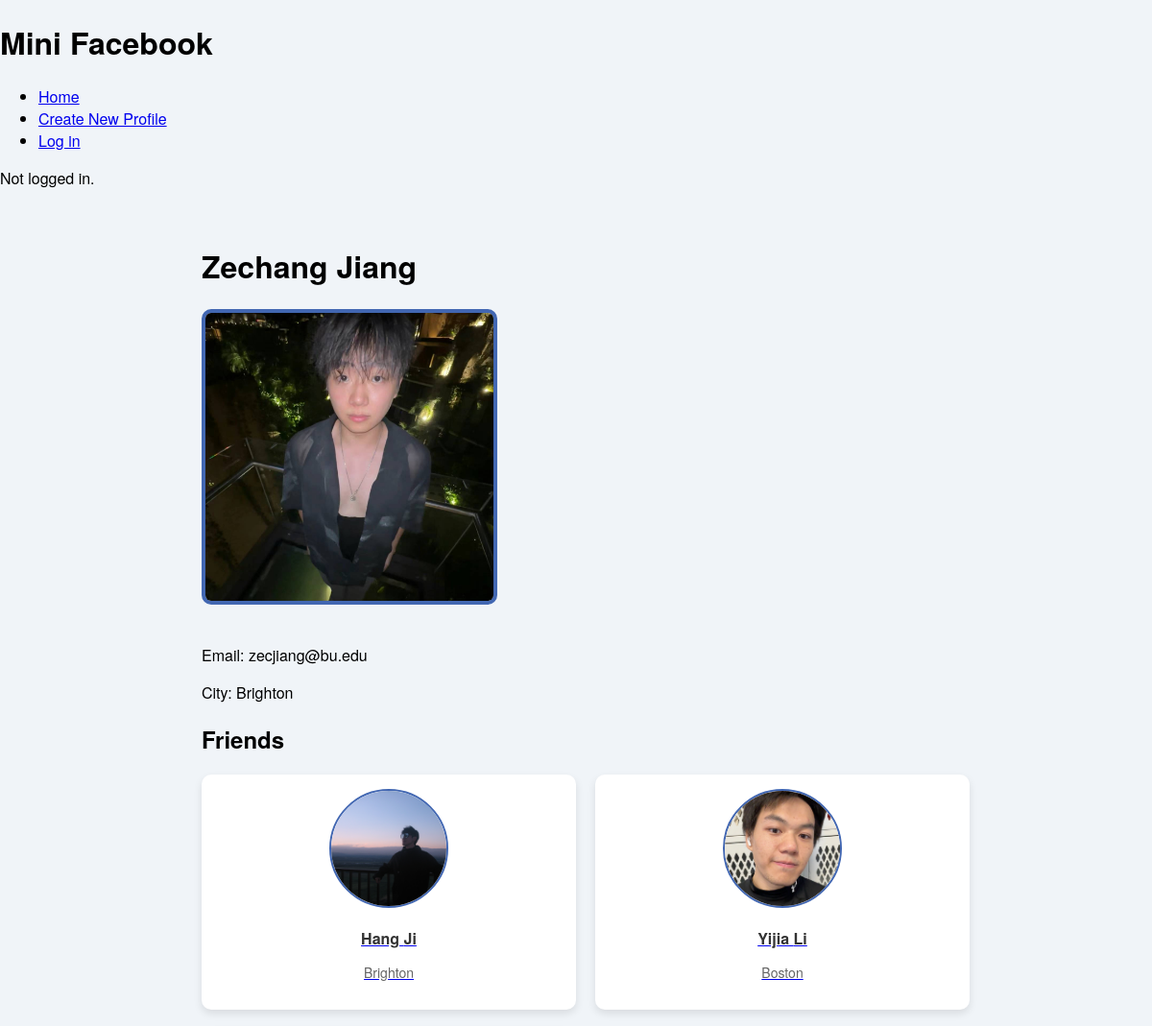
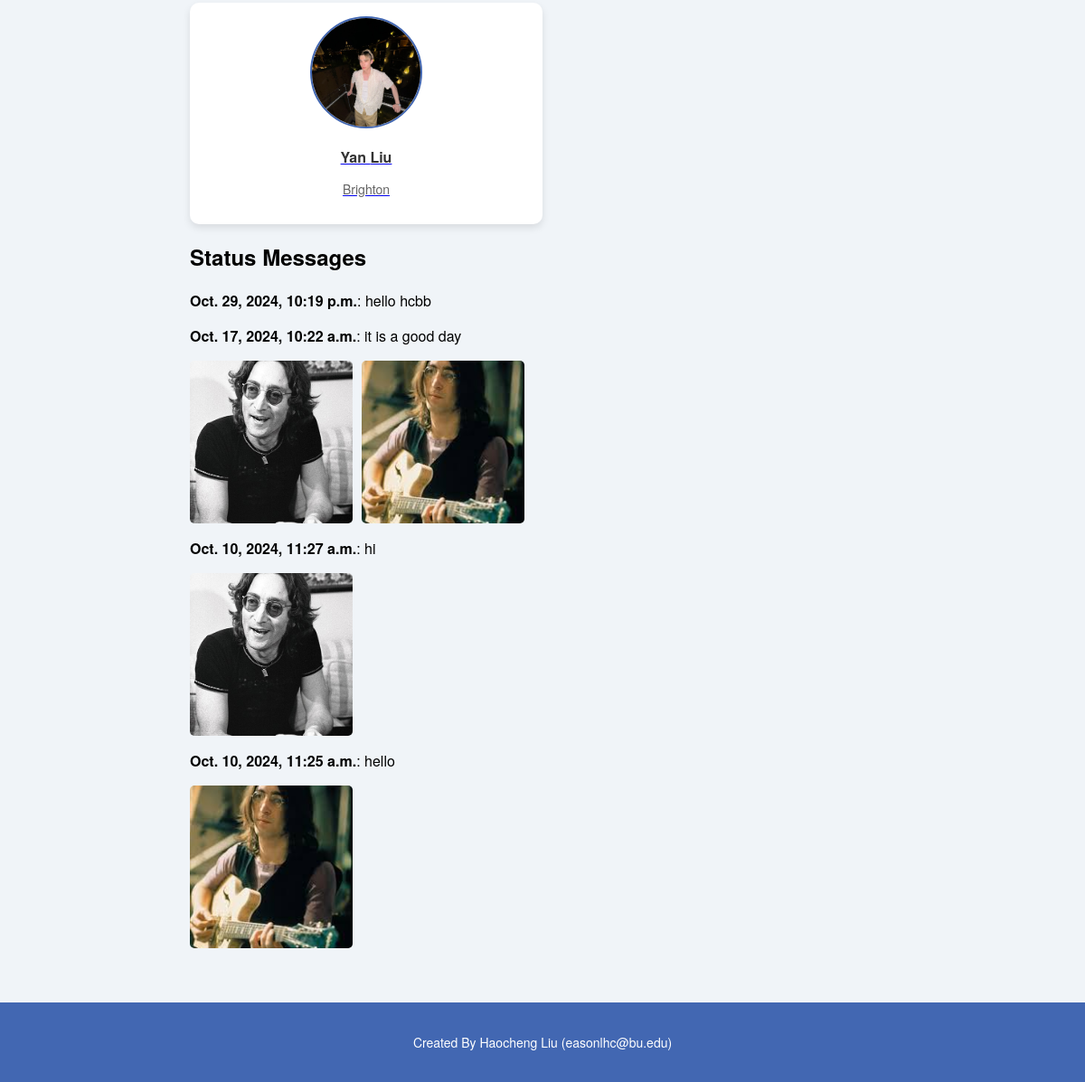
The app's page /mini_fb/profile/1/ with its own data (2 pictures, top to bottom).
### mini_fb/models.py (models this page shows, shortened)
class Profile(models.Model):
    user = models.OneToOneField(User, on_delete=models.CASCADE)
    first_name = models.CharField(max_length=30)
    last_name = models.CharField(max_length=30)
    city = models.CharField(max_length=50)
    email_address = models.EmailField()
    profile_image = models.ImageField(upload_to='profile_images/', blank=True, null=True)
    def get_status_messages(self):
        return StatusMessage.objects.filter(profile=self).order_by('-timestamp')
    def get_friends(self):
        friends_relations1 = Friend.objects.filter(profile1=self)
        friends_relations2 = Friend.objects.filter(profile2=self)
        friends = [relation.profile2 for relation in friends_relations1] + [relation.profile1 for relation in friends_relations2]
        return friends

class StatusMessage(models.Model):
    timestamp = models.DateTimeField(auto_now_add=True)
    message = models.TextField()
    profile = models.ForeignKey(Profile, on_delete=models.CASCADE)
    def get_images(self):
        return Image.objects.filter(status_message=self)

class Image(models.Model):
    image_file = models.ImageField(upload_to='images/', blank=True, null=True)
    timestamp = models.DateTimeField(auto_now_add=True)
    status_message = models.ForeignKey(StatusMessage, on_delete=models.CASCADE)

### mini_fb/views.py (the view)
# urls.py: path('profile/<int:pk>/', ShowProfilePageView.as_view(), name='show_profile'),
class ShowProfilePageView(DetailView):
    model = Profile
    template_name = 'mini_fb/show_profile.html'
    context_object_name = 'profile'
    def get_object(self, queryset=None):
        return get_object_or_404(Profile, pk=self.kwargs['pk'])

### mini_fb/templates/mini_fb/show_profile.html (shortened to what this page needs)
{% extends 'mini_fb/base.html' %}
{% load static %}
{% block content %}
<div class="profile-page">
    <h1>{{ profile.first_name }} {{ profile.last_name }}</h1>
    {% if profile.profile_image %}
        <img src="{{ profile.profile_image.url }}" alt="{{ profile.first_name }}" class="profile-image-large">
    {% else %}
        <img src="{% static 'images/default_profile.jpg' %}" alt="{{ profile.first_name }}" class="profile-image-large">
    {% endif %}
    <p>Email: {{ profile.email_address }}</p>
    <p>City: {{ profile.city }}</p>
    <h2>Friends</h2>
    <div class="friends-container">
        {% for friend in profile.get_friends %}
            <div class="friend-card">
                <a href="{% url 'show_profile' friend.pk %}">
                    {% if friend.profile_image %}
                        <img src="{{ friend.profile_image.url }}" alt="{{ friend.first_name }}" class="friend-image">
                    {% else %}
                        <img src="{% static 'images/default_profile.jpg' %}" alt="{{ friend.first_name }}" class="friend-image">
                    {% endif %}
                    <div class="friend-info">
                        <h3>{{ friend.first_name }} {{ friend.last_name }}</h3>
                        <p>{{ friend.city }}</p>
                    </div>
                </a>
            </div>
        {% empty %}
            <p>No friends to display.</p>
        {% endfor %}
    </div>
    <h2>Status Messages</h2>
    <div class="statusmessages-container">
        {% for status in profile.get_status_messages %}
            <div class="statusmessage">
                <p><strong>{{ status.timestamp }}</strong>: {{ status.message }}</p>
                {% if status.get_images %}
                    <div class="status-images">
                        {% for img in status.get_images %}
                            <img src="{{ img.image_file.url }}" alt="Image for {{ status.message }}" class="status-image">
                        {% endfor %}
                    </div>
                {% endif %}
            </div>
        {% empty %}
            <p>No status messages.</p>
        {% endfor %}
    </div>
</div>
{% endblock %}

### static/styles5.css (style rules this page uses)
body { margin: 0; padding: 0; font-family: 'Helvetica Neue', Arial, sans-serif; background-color: #f0f4f8; }
.profile-page { max-width: 800px; margin: 0 auto; padding: 20px 20px 20px 40px; }
.profile-image-large { width: 300px; height: 300px; border-radius: 10px; object-fit: cover; margin-bottom: 20px; border: 4px solid #4267B2; }
.status-images { display: flex; gap: 10px; flex-wrap: wrap; }
.status-image { width: 180px; height: 180px; object-fit: cover; border-radius: 5px; }
.friends-container { display: flex; flex-wrap: wrap; gap: 20px; justify-content: flex-start; }
.friend-card { width: 160px; text-align: center; background-color: #fff; padding: 15px; border-radius: 10px; box-shadow: 0 4px 8px rgba(0, 0, 0, 0.1); transition: transform 0.2s, box-shadow 0.2s; }
.friend-image { width: 120px; height: 120px; border-radius: 50%; object-fit: cover; margin-bottom: 10px; border: 2px solid #4267B2; }
.friend-info h3 { font-size: 16px; color: #333; margin: 5px 0; }
.friend-info p { font-size: 14px; color: #666; }
@media (max-width: 1200px) { .profile-card, .friend-card { width: 45%; } }

### records on screen
Profile: first_name "Zechang", last_name "Jiang", profile_image (picture), email_address "zecjiang@bu.edu", city "Brighton"
Profile: profile_image (picture), first_name "Hang", last_name "Ji", city "Brighton"
Profile: profile_image (picture), first_name "Yijia", last_name "Li", city "Boston"
Profile: profile_image (picture), first_name "Yan", last_name "Liu", city "Brighton"
StatusMessage: timestamp "Oct. 29, 2024, 10:19 p.m.", message "hello hcbb"
StatusMessage: timestamp "Oct. 17, 2024, 10:22 a.m.", message "it is a good day"
Image: image_file (picture)
Image: image_file (picture)
StatusMessage: timestamp "Oct. 10, 2024, 11:27 a.m.", message "hi"
Image: image_file (picture)
StatusMessage: timestamp "Oct. 10, 2024, 11:25 a.m.", message "hello"
Image: image_file (picture)
